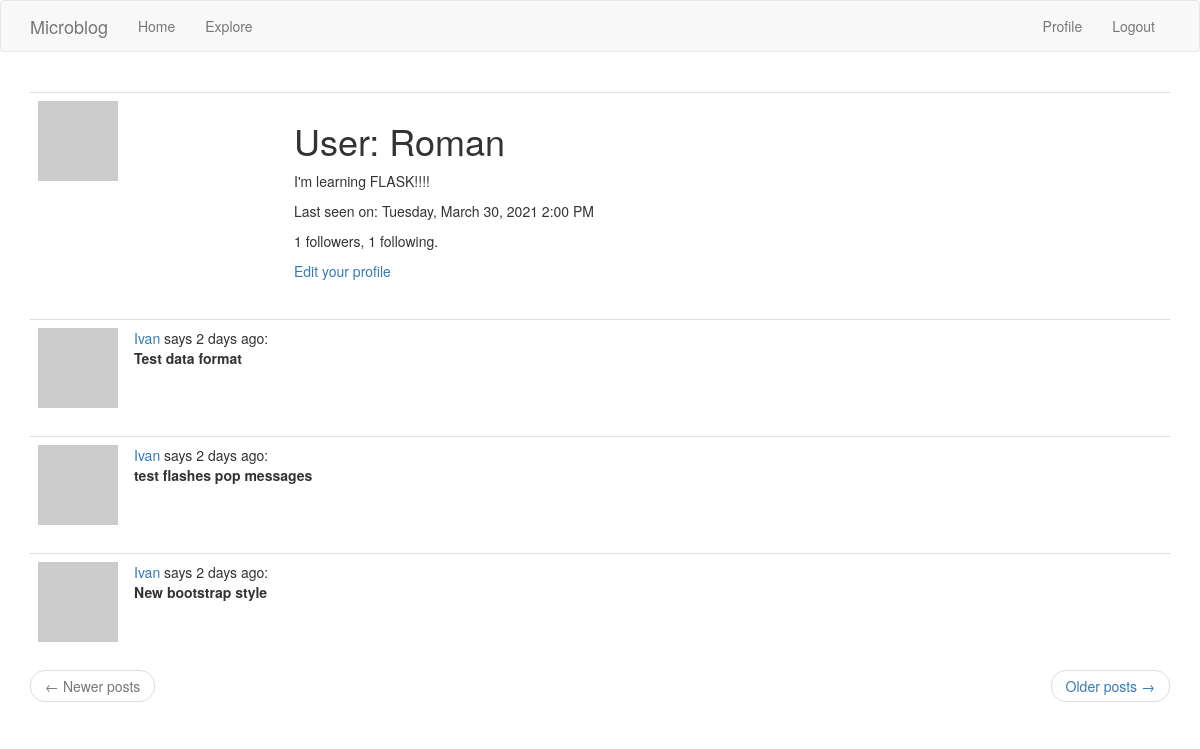
Page /user/Roman (signed in) on the earlier database version.
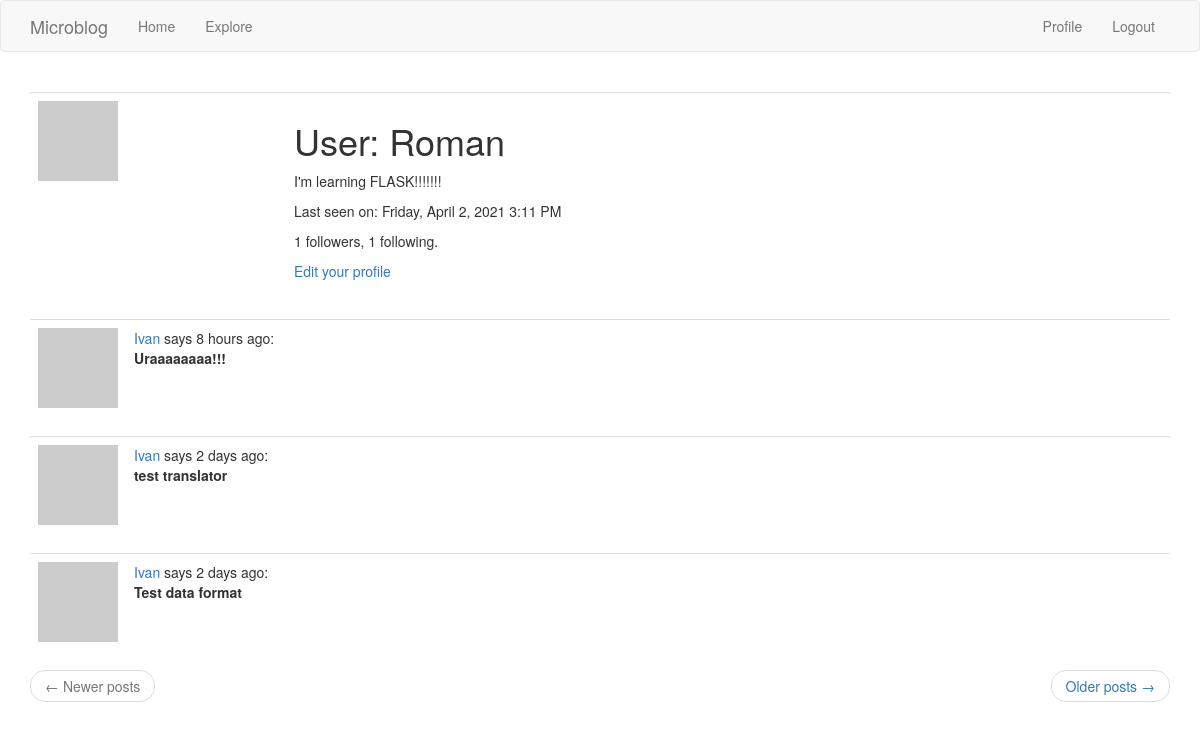
Same page on the later database version.
### blog/models.py (models this page shows, shortened)
class User(UserMixin, db.Model):
    __tablename__ = 'users'
    id = db.Column(db.Integer, primary_key=True)
    username = db.Column(db.String(64), index=True, unique=True)
    email = db.Column(db.String(128), index=True, unique=True)
    password_hash = db.Column(db.String(128))
    posts = db.relationship('Post', backref='author', lazy='dynamic')
    about_me = db.Column(db.String(160))
    last_seen = db.Column(db.DateTime, default=datetime.utcnow)
    followed = db.relationship('User',
                               secondary=followed_followers,
                               primaryjoin=(followed_followers.c.follower_id == id),
                               secondaryjoin=(followed_followers.c.followed_id == id),
                               backref=db.backref('followers', lazy='dynamic'),
                               lazy='dynamic')
    def get_avatar(self, size):
        avatar = md5(self.email.lower().encode('utf-8')).hexdigest()
        return f'https://www.gravatar.com/avatar/{avatar}?d=identicon&s={size}'
    def get_followed_posts(self):
        followed = Post.query.\
            join(followed_followers, (followed_followers.c.followed_id == Post.user_id)).\
            filter(followed_followers.c.follower_id == self.id)
        own = Post.query.filter_by(user_id=self.id)
        return followed.union(own).order_by(Post.timestamp.desc())

class Post(db.Model):
    __tablename__ = 'posts'
    id = db.Column(db.Integer, primary_key=True)
    body = db.Column(db.String(140))
    timestamp = db.Column(db.DateTime, index=True, default=datetime.utcnow)
    user_id = db.Column(db.Integer, db.ForeignKey('users.id'))

### blog/routes.py (the view)
@app.route('/user/<username>')
@login_required
def user(username):
    user = User.query.filter_by(username=username).first_or_404()
    page = request.args.get('page', 1, type=int)
    if user == current_user:
        posts = user.get_followed_posts().paginate(page, app.config['POST_PER_PAGE'], False)
    else:
        posts = user.posts.order_by(Post.timestamp.desc()).paginate(page, app.config['POST_PER_PAGE'], False)
    next_url = url_for('user', username=user.username, page=posts.next_num) if posts.has_next else None
    prev_url = url_for('user', username=user.username, page=posts.prev_num) if posts.has_prev else None
    form = EmptyForm()
    return render_template('user.html', user=user, form=form, posts=posts.items, next_url=next_url, prev_url=prev_url)

### blog/models.py (called while the page is built)
@login.user_loader
def load_user(user_id):
    return User.query.get(int(user_id))

### blog/routes.py (called while the page is built)
@app.before_request
def before_request():
    if current_user.is_authenticated:
        current_user.last_seen = datetime.utcnow()
        db.session.commit()

### blog/templates/user.html (shortened to what this page needs)
{% extends "base.html" %}
{% block app_content %}
    <table class="table table-hover">
        <tr>
            <td width="256px"><img src="{{ user.get_avatar(256) }}"></td>
            <td>
                <h1>User: {{ user.username }}</h1>
                {% if user.about_me %}<p>{{ user.about_me }}</p>{% endif %}
                {% if user.last_seen %}<p>Last seen on: {{ moment(user.last_seen).format('LLLL') }}</p>{% endif %}
                <p>{{ user.followers.count() }} followers, {{ user.followed.count() }} following.</p>
                {% if user == current_user %}
                <p><a href="{{ url_for('edit_profile') }}">Edit your profile</a></p>
                {% endif %}
            </td>
        </tr>
    </table>
{% for post in posts %}
    {% include '_post.html' %}
{% endfor %}
{% include '_pagination.html' %}
{% endblock app_content %}

### blog/templates/base.html (shortened to what this page needs)
{% extends 'bootstrap/base.html' %}
{% block navbar %}
    <nav class="navbar navbar-default">
        <div class="container">
            <div class="navbar-header">
                <a class="navbar-brand" href="{{ url_for('index') }}">Microblog</a>
            </div>
            <div class="collapse navbar-collapse" id="bs-example-navbar-collapse-1">
                <ul class="nav navbar-nav">
                    <li><a href="{{ url_for('index') }}">Home</a></li>
                    <li><a href="{{ url_for('explore') }}">Explore</a></li>
                </ul>
                <ul class="nav navbar-nav navbar-right">
                    {% if current_user.is_anonymous %}
                    <li><a href="{{ url_for('login') }}">Login</a></li>
                    <li><a href="{{ url_for('register') }}">Register</a></li>
                    {% else %}
                    <li><a href="{{ url_for('user', username=current_user.username) }}">Profile</a></li>
                    <li><a href="{{ url_for('logout') }}">Logout</a></li>
                    {% endif %}
                </ul>
            </div>
        </div>
    </nav>
{% endblock %}
{% block content %}
    <div class="container">
        {% block app_content %}{% endblock %}
    </div>
{% endblock %}

### blog/templates/_post.html
 <table class="table table-hover">
        <tr>
            <td width="70px">
                <a href="{{ url_for('user', username=post.author.username) }}">
                    <img src="{{ post.author.get_avatar(80) }}" />
                </a>
            </td>
            <td>
                <a href="{{ url_for('user', username=post.author.username) }}">
                    {{ post.author.username }}
                </a>
                says {{ moment(post.timestamp).fromNow() }}:
                <br>
                <b>{{ post.body }}</b>
                <br>
            </td>
        </tr>
    </table>

### blog/templates/_pagination.html
<nav aria-label="...">
        <ul class="pager">
            <li class="previous{% if not prev_url %} disabled{% endif %}">
                <a href="{{ prev_url or '#' }}">
                    <span aria-hidden="true">&larr;</span> Newer posts
                </a>
            </li>
            <li class="next{% if not next_url %} disabled{% endif %}">
                <a href="{{ next_url or '#' }}">
                    Older posts <span aria-hidden="true">&rarr;</span>
                </a>
            </li>
        </ul>
    </nav>

Differences in the rows shown:
no longer on this page (row unchanged): Post: author.username "Ivan", timestamp "2 days ago", body "test flashes pop messages"
no longer on this page (row unchanged): Post: author.username "Ivan", timestamp "2 days ago", body "New bootstrap style"
changed User "Roman": about_me "I'm learning FLASK!!!!" → "I'm learning FLASK!!!!!!!"; last_seen "Tuesday, March 30, 2021 2:00 PM" → "Friday, April 2, 2021 3:11 PM"
added Post: author.username "Ivan", timestamp "8 hours ago", body "Uraaaaaaaa!!!"
added Post: author.username "Ivan", timestamp "2 days ago", body "test translator"
